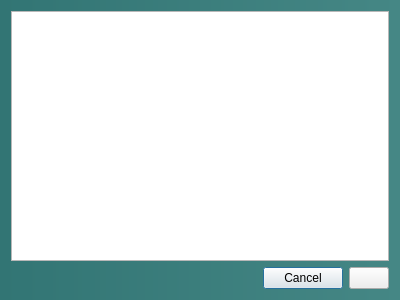
<?xml version="1.0" encoding="UTF-8"?>
<ui version="4.0">
 <class>ProjectSelectionDialog</class>
 <widget class="QDialog" name="ProjectSelectionDialog">
  <property name="windowModality">
   <enum>Qt::ApplicationModal</enum>
  </property>
  <property name="geometry">
   <rect>
    <x>0</x>
    <y>0</y>
    <width>400</width>
    <height>300</height>
   </rect>
  </property>
  <property name="windowTitle">
   <string>Projects</string>
  </property>
  <property name="styleSheet">
   <string notr="true">QDialog#ProjectSelectionDialog{
background:qlineargradient(spread:pad, x1:0, y1:0.511364, x2:1, y2:0.511364, stop:0 rgba(50, 117, 116,255) , stop:1 rgba(69, 135, 133,255) )
}</string>
  </property>
  <layout class="QVBoxLayout" name="verticalLayout">
   <item>
    <widget class="QListView" name="projectList">
     <property name="editTriggers">
      <set>QAbstractItemView::NoEditTriggers</set>
     </property>
     <property name="selectionBehavior">
      <enum>QAbstractItemView::SelectRows</enum>
     </property>
    </widget>
   </item>
   <item>
    <layout class="QHBoxLayout" name="horizontalLayout">
     <item>
      <spacer name="horizontalSpacer">
       <property name="orientation">
        <enum>Qt::Horizontal</enum>
       </property>
       <property name="sizeHint" stdset="0">
        <size>
         <width>40</width>
         <height>20</height>
        </size>
       </property>
      </spacer>
     </item>
     <item>
      <widget class="QPushButton" name="cancelButton">
       <property name="text">
        <string>Cancel</string>
       </property>
      </widget>
     </item>
     <item>
      <widget class="QPushButton" name="actionButton">
       <property name="text">
        <string/>
       </property>
      </widget>
     </item>
    </layout>
   </item>
  </layout>
 </widget>
 <tabstops>
  <tabstop>actionButton</tabstop>
  <tabstop>cancelButton</tabstop>
  <tabstop>projectList</tabstop>
 </tabstops>
 <resources/>
 <connections/>
</ui>
